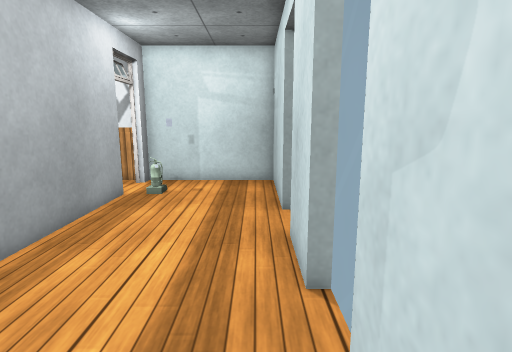
view 1 (above)

15 first-person views from a walk through a Unity game level. The camera is 1.3 m above the floor, tilts 10° down and sees 80° across. The floor is counted in squares, 0.5 m on a side. Each view is taken from the middle of a square. On the plan, view 1 faces up. The plan holds only what a view shows up to about 20 squares ahead; the rest is blank. Door leaves are left out, so doorways stand open. Surface patterns are stand-ins for the level's own textures.

view 2
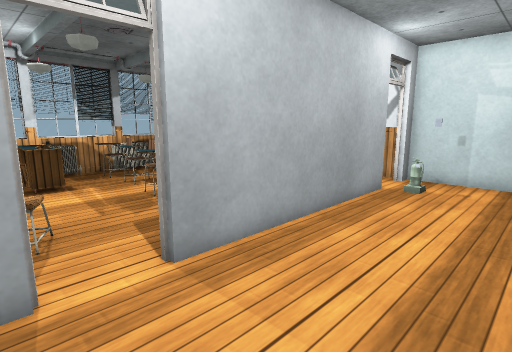

view 3
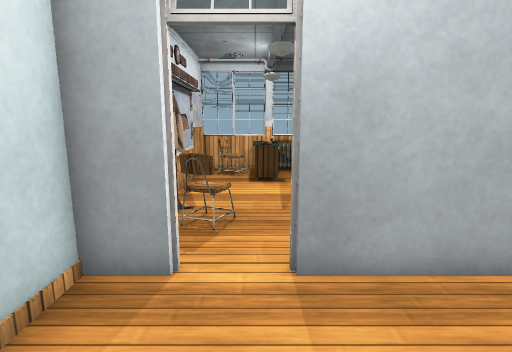

view 4
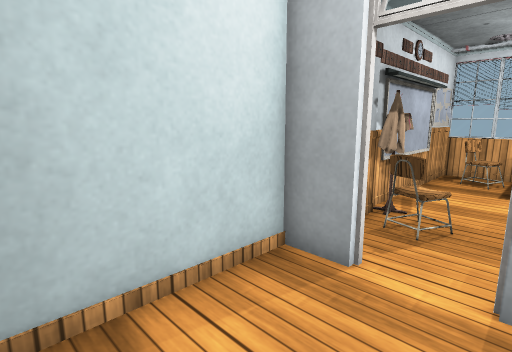

view 5
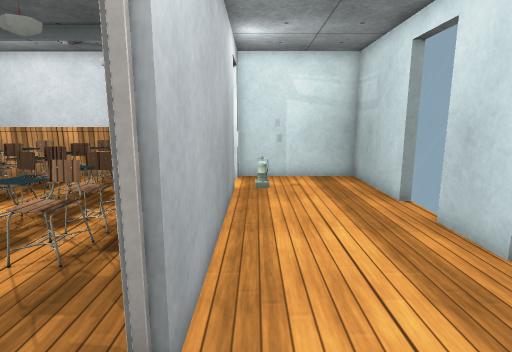

view 6
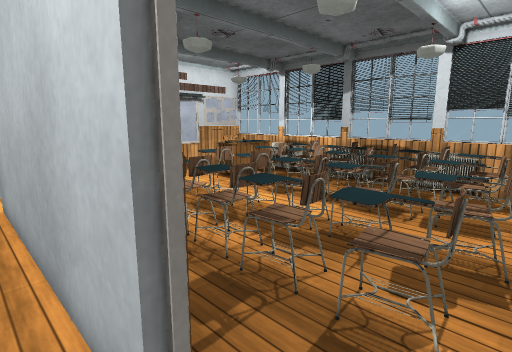

view 7
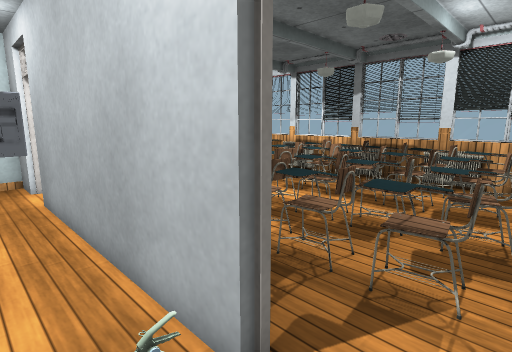

view 8
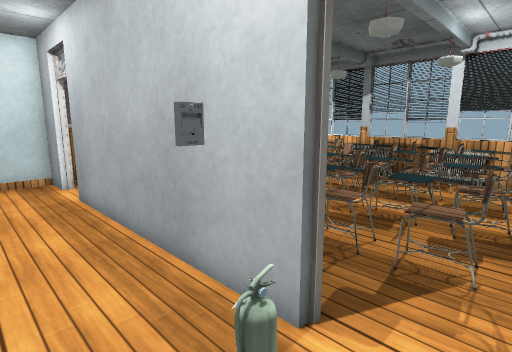

view 9
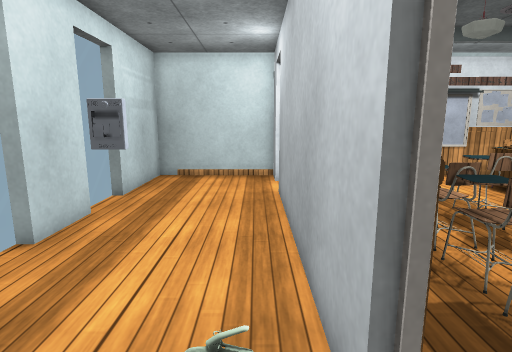

view 10
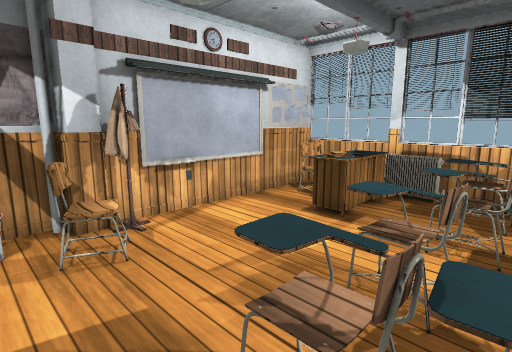

view 11
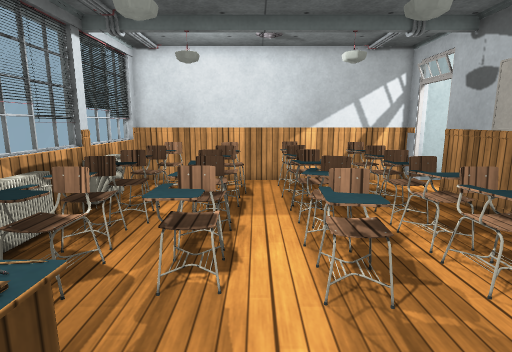

view 12
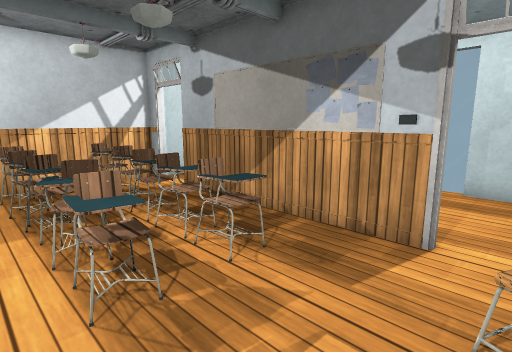

view 13
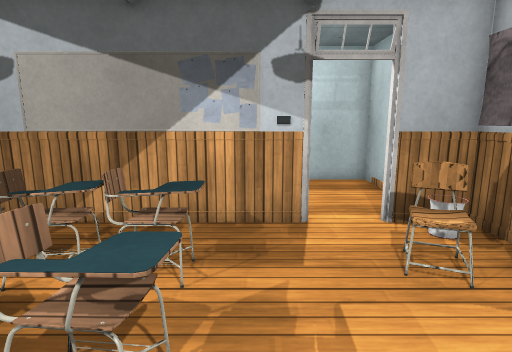

view 14
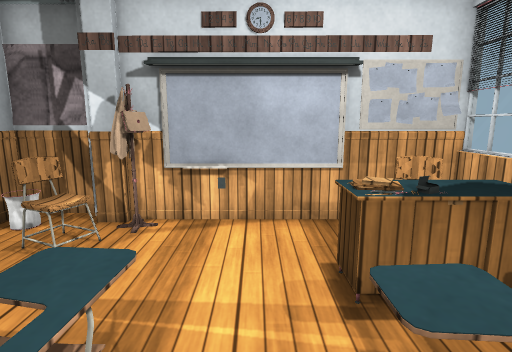

view 15
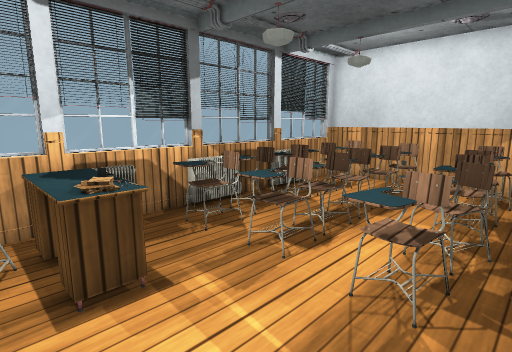

### Floor plan
Key: @ floor where view 1 was taken; # wall or solid block; . floor; D open door; = window, fence, low wall or low ledge; T thing the floor can be seen under or through; O other object.
Columns run from 18 left of view 1 to 1 right of it. Each row starts with its distance up from view 1.
 14       ##############
 13     ####....DD.....#
 12    #=O.O =O.DD.....#
 11   ## O.OTTO..#.O...#
 10   #O O.O  O..#.....#
  9 ###OOO.OT O..#.....#
  8 ### O .OOOO..#.....=
  7 ####  .OOO#..#.....=
  6 #OOOO#.OOOO..#.....#
  5 ##  O#.OO##..#.....#
  4 ##O#OO.O#OO..#.....=
  3 #O...........#.....=
  2 #OOOOO.......#.....#
  1 ##OOOO......DD.....#
  0 ##.O...... #DD....@#
 -1  #OO.....# O.#.....#
 -2  ##########..#######
 -3           ####

Positions as (right, up) in squares from view 1, and headings:
1: (0, 0), facing up
2: (0, -1), facing up-left
3: (0, 1), facing left
4: (0, 2), facing down-left
5: (-4, -1), facing up
6: (-4, 13), facing down-left
7: (-3, 13), facing down-left
8: (-2, 13), facing down-left
9: (-4, 13), facing down
10: (-6, 6), facing down-left
11: (-12, 0), facing up
12: (-12, 0), facing up-right
13: (-13, 3), facing right
14: (-12, 6), facing down
15: (-9, 0), facing up-left
